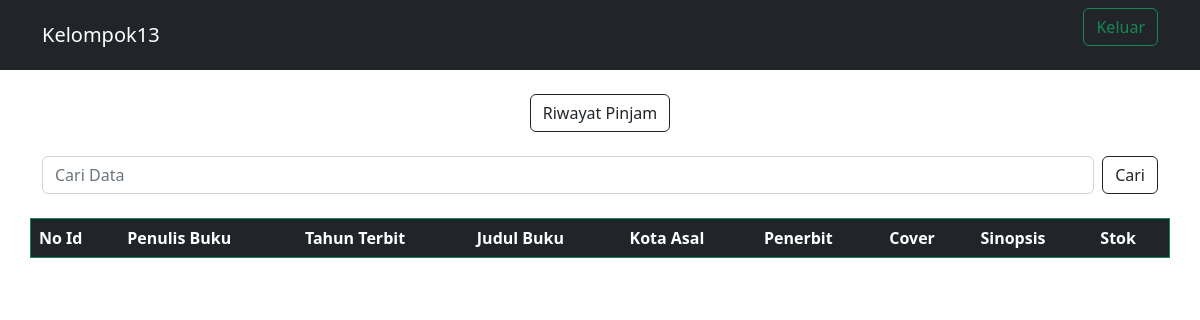
Before: /siswa.php with the older database file.
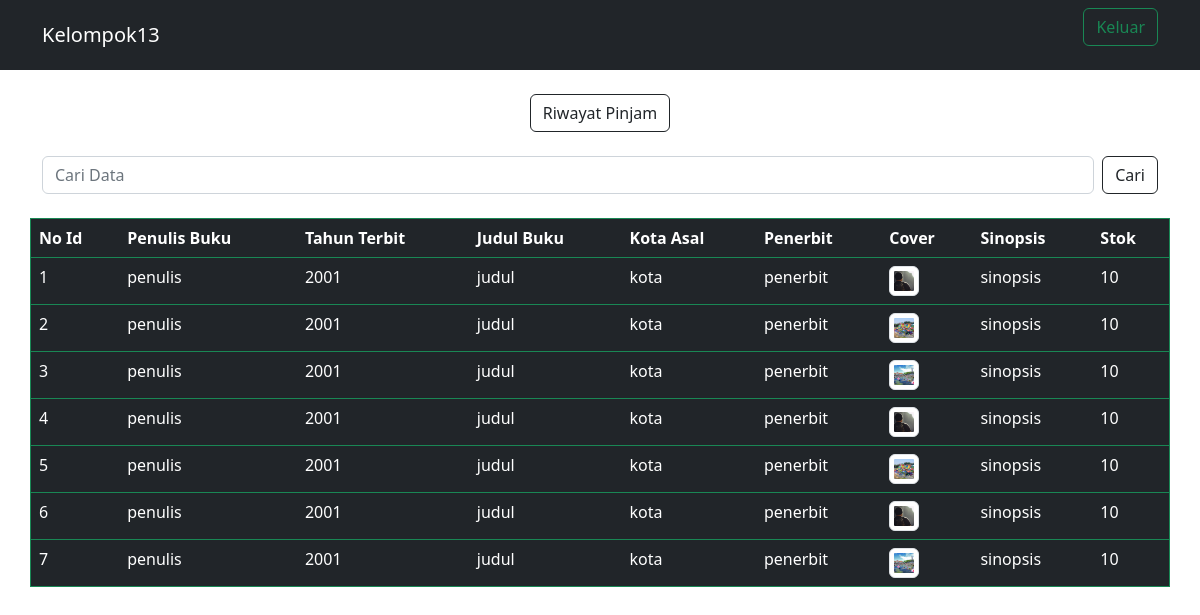
After: the same page with the newer database file.
### tables this page shows
CREATE TABLE `buku` (
  `id_buku` int(11) NOT NULL,
  `penulis` varchar(50) NOT NULL,
  `tahun` year(4) NOT NULL,
  `judul` varchar(255) NOT NULL,
  `kota` varchar(50) NOT NULL,
  `penerbit` varchar(255) NOT NULL,
  `cover` varchar(255) NOT NULL,
  `sinopsis` text NOT NULL,
  `stok` int(3) NOT NULL
);

### siswa.php (the view, shortened to what this page needs)
<?php
include_once("config.php");
?>
<html>
<head>
</head>
<link rel="stylesheet" href="bootstrap/css/bootstrap.min.css" type="text/css">
<body>
<nav class="navbar navbar-expand-lg navbar-dark bg-dark">
  <div class="container">
    <a class="navbar-brand" href="halaman.php">Kelompok13</a>
      <form>
        <a href='keluar.php' class="btn btn-outline-success">Keluar</a>
      </form>
    </div>
</nav>
<div class="text-center mt-4">
<a href="riwayat.php" class="btn btn-outline-dark">Riwayat Pinjam</a>
</div>
  <div class="container mt-4">
      <form class="d-flex" role="search" action="index2.php" method="get">
        <input class="form-control me-2" type="search" placeholder="Cari Data" aria-label="Search" name="cari">
        <button class="btn btn-outline-dark" type="submit">Cari</button>
      </form>
    </div>
<table class="table table-dark p-1 mt-4 border border-success container">
<tbody>
    <tr>
        <th>No Id</th>
        <th>Penulis Buku</th>
        <th>Tahun Terbit</th>
        <th>Judul Buku</th>
        <th>Kota Asal</th>
        <th>Penerbit</th>
        <th>Cover</th>
        <th>Sinopsis</th>
        <th>Stok</th>
    </tr>
</tbody>
    <?php
    if(isset($_GET['cari'])){
      $cari = $_GET['cari'];
      $result = mysqli_query($perpustakaan,"SELECT * FROM buku WHERE judul LIKE '%".$cari."%'");
    }else{
      $result = mysqli_query($perpustakaan,"SELECT * FROM buku");
    }
    $no =1;
    while($data = mysqli_fetch_array($result)) {
      ?>
        <tbody>
        <tr>
            <td><?= $no ?></td>
            <td><?= $data['1']?></td>
            <td><?= $data['2']?></td>
            <td><?= $data['3']?></td>
            <td><?= $data['4']?></td>
            <td><?= $data['5']?></td>
            <td>
              <img src="foto/<?= $data['6']?>" width="30px" class="img-thumbnail" alt="">
            </td>
            <td><?= $data['7']?></td>
            <td><?= $data['8']?></td>
        </tr>
        </tbody>
    <?php
    $no++;
      }
      ?>
</table>
</body>
</html>

Changed rows visible on the page:
added buku: penulis "penulis", tahun "2001", judul "judul", kota "kota", penerbit "penerbit", cover (picture), sinopsis "sinopsis", stok "10"
added buku: penulis "penulis", tahun "2001", judul "judul", kota "kota", penerbit "penerbit", cover (picture), sinopsis "sinopsis", stok "10"
added buku: penulis "penulis", tahun "2001", judul "judul", kota "kota", penerbit "penerbit", cover (picture), sinopsis "sinopsis", stok "10"
added buku: penulis "penulis", tahun "2001", judul "judul", kota "kota", penerbit "penerbit", cover (picture), sinopsis "sinopsis", stok "10"
added buku: penulis "penulis", tahun "2001", judul "judul", kota "kota", penerbit "penerbit", cover (picture), sinopsis "sinopsis", stok "10"
added buku: penulis "penulis", tahun "2001", judul "judul", kota "kota", penerbit "penerbit", cover (picture), sinopsis "sinopsis", stok "10"
added buku: penulis "penulis", tahun "2001", judul "judul", kota "kota", penerbit "penerbit", cover (picture), sinopsis "sinopsis", stok "10"
